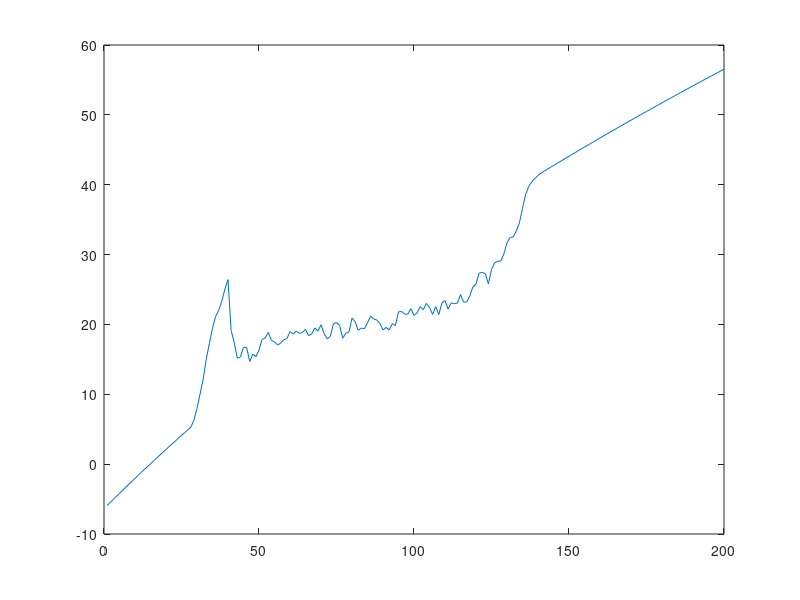

MATLAB code to generate this figure:
function graph
fileID = fopen('filename.txt','r');
line = fgets(fileID);
%display(line);
array = str2num(line);
dim = size(array);
x = linspace(1,dim(2),dim(2));
plot(x,array);

end